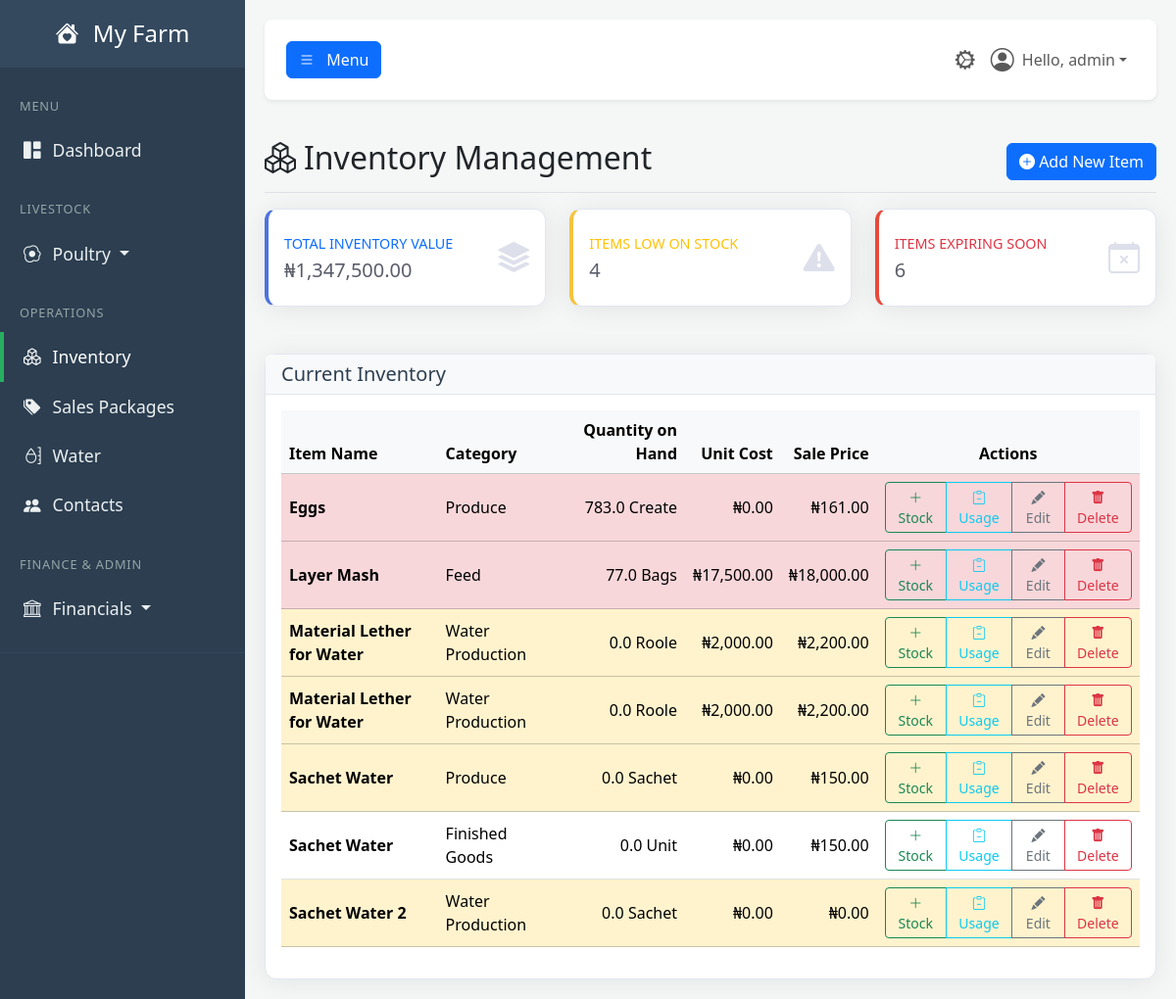
Before: /inventory (signed in) with the older database file.
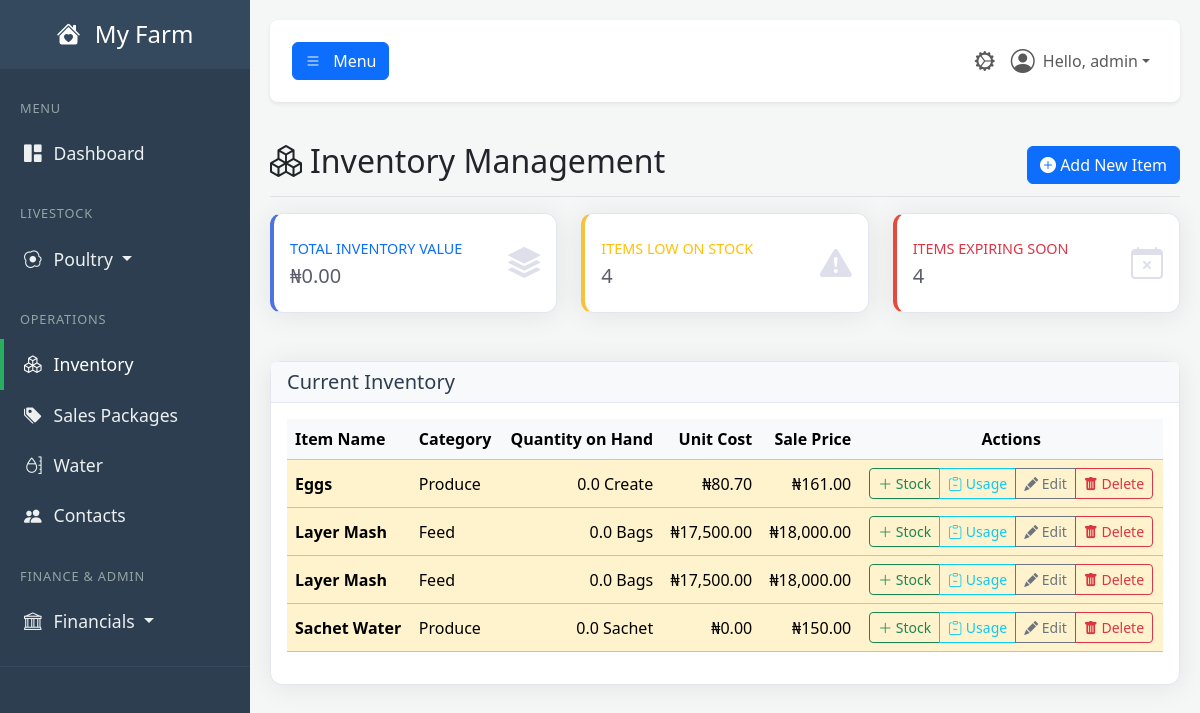
After: the same page with the newer database file.
### tables this page shows
CREATE TABLE users (
            id INTEGER PRIMARY KEY,
            username TEXT NOT NULL UNIQUE,
            email TEXT NOT NULL UNIQUE,
            password_hash TEXT NOT NULL,
            farm_name TEXT NOT NULL,
            role TEXT NOT NULL DEFAULT 'user', -- 'user' or 'admin'
            is_active BOOLEAN NOT NULL DEFAULT 1,f
            created_at TIMESTAMP DEFAULT CURRENT_TIMESTAMP
        , cash_account_id INTEGER REFERENCES accounts(id));

CREATE TABLE inventory (
            id INTEGER PRIMARY KEY,
            name TEXT NOT NULL,
            category TEXT NOT NULL,
            quantity REAL NOT NULL,
            unit TEXT NOT NULL,
            unit_cost REAL NOT NULL DEFAULT 0,
            sale_price REAL NOT NULL DEFAULT 0,
            low_stock_threshold REAL,
            expiry_date TEXT,
            created_at TIMESTAMP DEFAULT CURRENT_TIMESTAMP
        );

### app.py (the view)
@app.route('/inventory')
@login_required
@permission_required('view_inventory')
def inventory_dashboard():
    db = get_db()
    inventory_items = db.execute("SELECT * FROM inventory ORDER BY name ASC").fetchall()
    total_value, low_stock_count, expiring_soon_count = 0, 0, 0
    processed_inventory_list = []
    for item_row in inventory_items:
        item = dict(item_row)
        total_value += item.get('quantity', 0) * (item.get('unit_cost') or 0)
        is_low_stock = item.get('low_stock_threshold') is not None and item.get('quantity', 0) <= item.get('low_stock_threshold')
        if is_low_stock: low_stock_count += 1
        is_expiring_soon = False
        if item.get('expiry_date') and item.get('expiry_date') != '':
            try:
                expiry_dt = date.fromisoformat(item['expiry_date'])
                if (expiry_dt - date.today()).days <= 30:
                    is_expiring_soon = True
            except (ValueError, TypeError):
                pass # Ignore invalid date formats
        if is_expiring_soon: expiring_soon_count += 1
        item['is_low_stock'] = is_low_stock
        item['is_expiring_soon'] = is_expiring_soon
        processed_inventory_list.append(item)
    stats = {'total_value': total_value, 'low_stock_count': low_stock_count, 'expiring_soon_count': expiring_soon_count}
    return render_template(
        'inventory.html',
        user=g.user,
        stats=stats,
        inventory_list=processed_inventory_list,
        today_date=date.today().strftime('%Y-%m-%d') # <-- THE MISSING LINE IS ADDED HERE
    )

### app.py (called while the page is built, shortened)
def get_db():
    if 'db' not in g:
        g.db = sqlite3.connect(DATABASE)
        g.db.row_factory = sqlite3.Row
    return g.db

def login_required(f):
    @wraps(f)
    def decorated_function(*args, **kwargs):
        if 'user_id' not in session:
            flash('Please log in to access this page.', 'warning')
            return redirect(url_for('login'))
        g.user = User.get_by_id(session['user_id'])
        if not g.user:
            session.clear()
            return redirect(url_for('login'))
        return f(*args, **kwargs)
    return decorated_function

def permission_required(permission_name):
    def decorator(f):
        @wraps(f)
        def decorated_function(*args, **kwargs):
            if not hasattr(g, 'user') or not g.user.has_permission(permission_name):
                flash('You do not have the required permission.', 'danger')
                return redirect(url_for('dashboard'))
            return f(*args, **kwargs)
        return decorated_function
    return decorator

    def has_permission(self, required_permission):
        print(f"\n--- PERMISSION CHECK ---")
        print(f"User checking: '{self.username}' (ID: {self.id})")
        print(f"User's role is: '{self.role}'")
        print(f"Permission required: '{required_permission}'")
        if self.role == 'admin':
            print("RESULT: Role is 'admin', access GRANTED.")
            print(f"------------------------")
            return True

    @staticmethod
    def get_by_id(user_id):
        user_row = get_db().execute("SELECT * FROM users WHERE id = ?", (user_id,)).fetchone()
        return User(**user_row) if user_row else None

### templates/inventory.html (shortened to what this page needs)
{% extends "base.html" %}
{% block content %}
<div class="d-flex justify-content-between flex-wrap flex-md-nowrap align-items-center pt-3 pb-2 mb-3 border-bottom">
    <h1 class="h2"><i class="bi bi-boxes me-2"></i>Inventory Management</h1>
    <div class="btn-toolbar mb-2 mb-md-0">
        <button class="btn btn-primary" data-bs-toggle="modal" data-bs-target="#addItemModal">
            <i class="bi bi-plus-circle-fill"></i> Add New Item
        </button>
    </div>
</div>
    <div class="row">
        <div class="col-xl-4 col-md-6 mb-4">
            <div class="card border-left-primary shadow h-100 py-2">
                <div class="card-body">
                    <div class="row no-gutters align-items-center">
                        <div class="col mr-2">
                            <div class="text-xs font-weight-bold text-primary text-uppercase mb-1">Total Inventory Value</div>
                            <div class="h5 mb-0 font-weight-bold text-gray-800">₦{{ '{:,.2f}'.format(stats.total_value) }}</div>
                        </div>
                        <div class="col-auto"><i class="bi bi-stack fs-2 text-gray-300"></i></div>
                    </div>
                </div>
            </div>
        </div>
        <div class="col-xl-4 col-md-6 mb-4">
            <div class="card border-left-warning shadow h-100 py-2">
                <div class="card-body">
                    <div class="row no-gutters align-items-center">
                        <div class="col mr-2">
                            <div class="text-xs font-weight-bold text-warning text-uppercase mb-1">Items Low on Stock</div>
                            <div class="h5 mb-0 font-weight-bold text-gray-800">{{ stats.low_stock_count }}</div>
                        </div>
                        <div class="col-auto"><i class="bi bi-exclamation-triangle-fill fs-2 text-gray-300"></i></div>
                    </div>
                </div>
            </div>
        </div>
        <div class="col-xl-4 col-md-6 mb-4">
            <div class="card border-left-danger shadow h-100 py-2">
                <div class="card-body">
                    <div class="row no-gutters align-items-center">
                        <div class="col mr-2">
                            <div class="text-xs font-weight-bold text-danger text-uppercase mb-1">Items Expiring Soon</div>
                            <div class="h5 mb-0 font-weight-bold text-gray-800">{{ stats.expiring_soon_count }}</div>
                        </div>
                        <div class="col-auto"><i class="bi bi-calendar-x fs-2 text-gray-300"></i></div>
                    </div>
                </div>
            </div>
        </div>
    </div>
    <div class="card shadow-sm mt-4">
        <div class="card-header bg-light">
            <h5 class="mb-0">Current Inventory</h5>
        </div>
        <div class="card-body">
            <div class="table-responsive">
                <table class="table table-hover align-middle">
                    <thead class="table-light">
                        <tr>
                            <th>Item Name</th>
                            <th>Category</th>
                            <th class="text-end">Quantity on Hand</th>
                            <th class="text-end">Unit Cost</th>
                            <th class="text-end">Sale Price</th>
                            <th class="text-center">Actions</th>
                        </tr>
                    </thead>
                    <tbody>
                        {% for item in inventory_list %}
                        <tr class="{{ 'table-warning' if item.is_low_stock else 'table-danger' if item.is_expiring_soon }}">
                            <td><strong>{{ item.name }}</strong></td>
                            <td>{{ item.category }}</td>
                            <td class="text-end">{{ item.quantity }} {{ item.unit }}</td>
                            <td class="text-end">₦{{ '{:,.2f}'.format(item.unit_cost or 0) }}</td>
                            <td class="text-end">₦{{ '{:,.2f}'.format(item.sale_price or 0) }}</td>
                            <td class="text-center">
                                <div class="btn-group btn-group-sm">
        <button class="btn btn-outline-success" data-bs-toggle="modal" data-bs-target="#addStockModal"
                data-bs-item-id="{{ item.id }}" data-bs-item-name="{{ item.name }}">
            <i class="bi bi-plus-lg"></i> Stock
        </button>
        <button class="btn btn-outline-info" data-bs-toggle="modal" data-bs-target="#logUsageModal"
                data-bs-item-id="{{ item.id }}" data-bs-item-name="{{ item.name }}">
            <i class="bi bi-clipboard-minus"></i> Usage
        </button>
        <button class="btn btn-outline-secondary" data-bs-toggle="modal" data-bs-target="#editItemModal"
                data-bs-id="{{ item.id }}"
                data-bs-name="{{ item.name }}"
                data-bs-category="{{ item.category }}"
                data-bs-unit="{{ item.unit }}"
                data-bs-low-stock="{{ item.low_stock_threshold or 0 }}"
                data-bs-unit-cost="{{ item.unit_cost or 0 }}"
                data-bs-sale-price="{{ item.sale_price or 0 }}"
                data-bs-expiry="{{ item.expiry_date or '' }}">
            <i class="bi bi-pencil-fill"></i> Edit
        </button>
        <button class="btn btn-outline-danger" onclick="document.getElementById('delete-item-form-{{ item.id }}').submit();">
            <i class="bi bi-trash-fill"></i> Delete
        </button>
    </div>
</td>
                        {% else %}
                        <tr><td colspan="6" class="text-center p-4 text-muted">No items in inventory.</td></tr>
                        {% endfor %}
                    </tbody>
                </table>
            </div>
        </div>
    </div>
{% endblock %}

### templates/base.html (shortened to what this page needs)
<!DOCTYPE html>
<html lang="en">
<head>
    <link href="https://cdn.jsdelivr.net/npm/bootstrap@5.3.3/dist/css/bootstrap.min.css" rel="stylesheet">
    <link rel="stylesheet" href="https://cdn.jsdelivr.net/npm/bootstrap-icons@1.11.3/font/bootstrap-icons.min.css">
    <link rel="stylesheet" href="{{ url_for('static', filename='css/style.css') }}">
</head>
<body>
    <div class="wrapper">
        <nav id="sidebar" class="no-print">
            <div class="sidebar-header">
                <h3><a href="{{ url_for('dashboard') }}" class="text-white text-decoration-none">
                    <i class="bi bi-house-heart-fill me-2"></i>
                    {% if g.user %}{{ g.user.farm_name }}{% else %}FarmApp{% endif %}
                </a></h3>
            </div>
            <ul class="list-unstyled components">
                <li class="sidebar-menu-header">MENU</li>
                <li><a href="{{ url_for('dashboard') }}" class="{% if request.endpoint == 'dashboard' %}active{% endif %}"><i class="bi bi-grid-1x2-fill"></i>Dashboard</a></li>
                <li class="sidebar-menu-header mt-3">LIVESTOCK</li>
                <li>
                    <a href="#poultrySubmenu" data-bs-toggle="collapse" aria-expanded="false" class="dropdown-toggle {% if 'poultry' in request.endpoint or 'brooding' in request.endpoint %}active{% endif %}">
                        <i class="bi bi-egg-fried"></i>Poultry
                    </a>
                </li>
                <li class="sidebar-menu-header mt-3">OPERATIONS</li>
                <li><a href="{{ url_for('inventory_dashboard') }}" class="{% if 'inventory' in request.endpoint %}active{% endif %}"><i class="bi bi-boxes"></i>Inventory</a></li>
                <li><a href="{{ url_for('manage_sales_packages') }}" class="{% if request.endpoint == 'manage_sales_packages' %}active{% endif %}"><i class="bi bi-tags-fill"></i>Sales Packages</a></li>
                <li><a href="{{ url_for('water_dashboard') }}" class="{% if 'water' in request.endpoint %}active{% endif %}"><i class="bi bi-moisture"></i>Water</a></li>
                <li><a href="{{ url_for('contacts_dashboard') }}" class="{% if 'contacts' in request.endpoint %}active{% endif %}"><i class="bi bi-people-fill"></i>Contacts</a></li>
                {% if g.user and g.user.has_permission('view_bookkeeping') %}
                <li class="sidebar-menu-header mt-3">FINANCE & ADMIN</li>
                <li>
                    <a href="#financialSubmenu" data-bs-toggle="collapse" aria-expanded="false" class="dropdown-toggle ">
                        <i class="bi bi-bank"></i>Financials
                    </a>
                </li>
                {% endif %}
            </ul>
        </nav>
        <div id="content">
            <nav class="navbar navbar-expand-lg navbar-light bg-white shadow-sm top-navbar no-print mb-4">
                <div class="container-fluid">
                    <button type="button" id="sidebarCollapse" class="btn btn-primary" aria-controls="sidebar" aria-expanded="false">
                        <i class="bi bi-list"></i>
                        <span class="d-none d-md-inline ms-2">Menu</span>
                    </button>
                    <ul class="navbar-nav ms-auto flex-row align-items-center">
                        {% if g.user and g.user.has_permission('view_admin_panel') %}
                            <li class="nav-item">
                                <a class="nav-link {% if 'admin' in request.endpoint %}active{% endif %}" href="{{ url_for('admin_dashboard') }}" title="Admin Panel">
                                    <i class="bi bi-gear-wide-connected fs-5"></i>
                                </a>
                            </li>
                        {% endif %}
                        <li class="nav-item dropdown">
                            <a class="nav-link dropdown-toggle d-flex align-items-center" href="#" id="navbarDropdownUser" role="button" data-bs-toggle="dropdown" aria-expanded="false">
                                <i class="bi bi-person-circle fs-4 me-2"></i>
                                Hello, {{ g.user.username }}
                            </a>
                        </li>
                    </ul>
                </div>
            </nav>
            <main>
                {% block content %}{% endblock %}
            </main>
        </div>
    </div>
</body>
</html>

### static/CSS/style.css (style rules this page uses)
:root { --primary-green: #27ae60; --dark-slate: #2c3e50; --medium-slate: #34495e; --light-slate: #4a6278; --light-grey: #f4f7f6; --text-muted-color: #95a5a6; --text-light: #ecf0f1; --white: #ffffff; --shadow-color: rgba(0, 0, 0, 0.08); }
body { background-color: var(--light-grey); font-family: 'Segoe UI', Tahoma, Geneva, Verdana, sans-serif; overflow-x: hidden; }
.wrapper { display: flex; width: 100%; align-items: stretch; }
#content { width: 100%; padding: 20px; min-height: 100vh; transition: all 0.3s; }
#sidebar { min-width: 250px; max-width: 250px; min-height: 100vh; background: var(--dark-slate); color: var(--text-light); transition: all 0.3s; }
#sidebar .sidebar-header { padding: 20px; background: var(--medium-slate); text-align: center; }
#sidebar .sidebar-header h3 { font-size: 1.5rem; margin-bottom: 0; }
#sidebar .sidebar-menu-header { padding: 10px 20px; font-size: 0.8rem; color: var(--text-muted-color); text-transform: uppercase; letter-spacing: .05rem; }
#sidebar ul.components { padding: 20px 0; border-bottom: 1px solid var(--medium-slate); }
#sidebar ul li a { padding: 12px 20px; font-size: 1.1em; display: block; color: var(--text-light); border-left: 4px solid transparent; text-decoration: none; transition: all 0.2s ease-in-out; }
#sidebar ul li a.active { color: var(--white); background: var(--dark-slate); border-left: 4px solid var(--primary-green); }
#sidebar ul li a i { margin-right: 12px; }
.top-navbar { padding: 15px 10px; background: var(--white); border: none; border-radius: 8px; margin-bottom: 20px; box-shadow: 0 2px 5px var(--shadow-color); }
.card { border-radius: 0.75rem; border: 1px solid #e3e6f0; box-shadow: 0 0.15rem 1.75rem 0 var(--shadow-color) !important; }
.card-header { background-color: #f8f9fc; border-bottom: 1px solid #e3e6f0; font-weight: 600; color: var(--dark-slate); }

### templates/inventory.html (style rules this page uses)
.border-left-primary { border-left: 0.25rem solid #4e73df !important; }
.border-left-warning { border-left: 0.25rem solid #f6c23e !important; }
.border-left-danger { border-left: 0.25rem solid #e74a3b !important; }
.text-xs { font-size: .9rem; }
.text-gray-300 { color: #dddfeb !important; }
.text-gray-800 { color: #5a5c69 !important; }

Changed rows visible on the page:
removed inventory: name "Material Lether for Water", category "Water Production", quantity "0.0", unit "Roole", unit_cost "2,000.00", sale_price "2,200.00"
removed inventory: name "Material Lether for Water", category "Water Production", quantity "0.0", unit "Roole", unit_cost "2,000.00", sale_price "2,200.00"
removed inventory: name "Sachet Water", category "Finished Goods", quantity "0.0", unit "Unit", unit_cost "0.00", sale_price "150.00"
removed inventory: name "Sachet Water 2", category "Water Production", quantity "0.0", unit "Sachet", unit_cost "0.00", sale_price "0.00"
changed inventory "Eggs": quantity "783.0" → "0.0"; unit_cost "0.00" → "80.70"
changed inventory (number 2 of 4 on the later page): quantity "77.0" → "0.0"
added inventory: name "Layer Mash", category "Feed", quantity "0.0", unit "Bags", unit_cost "17,500.00", sale_price "18,000.00"
Other visible differences:
{{ '{:,.2f}'.format(stats.total_value) }}: "1,347,500.00" → "0.00"
{{ stats.expiring_soon_count }}: "6" → "4"
